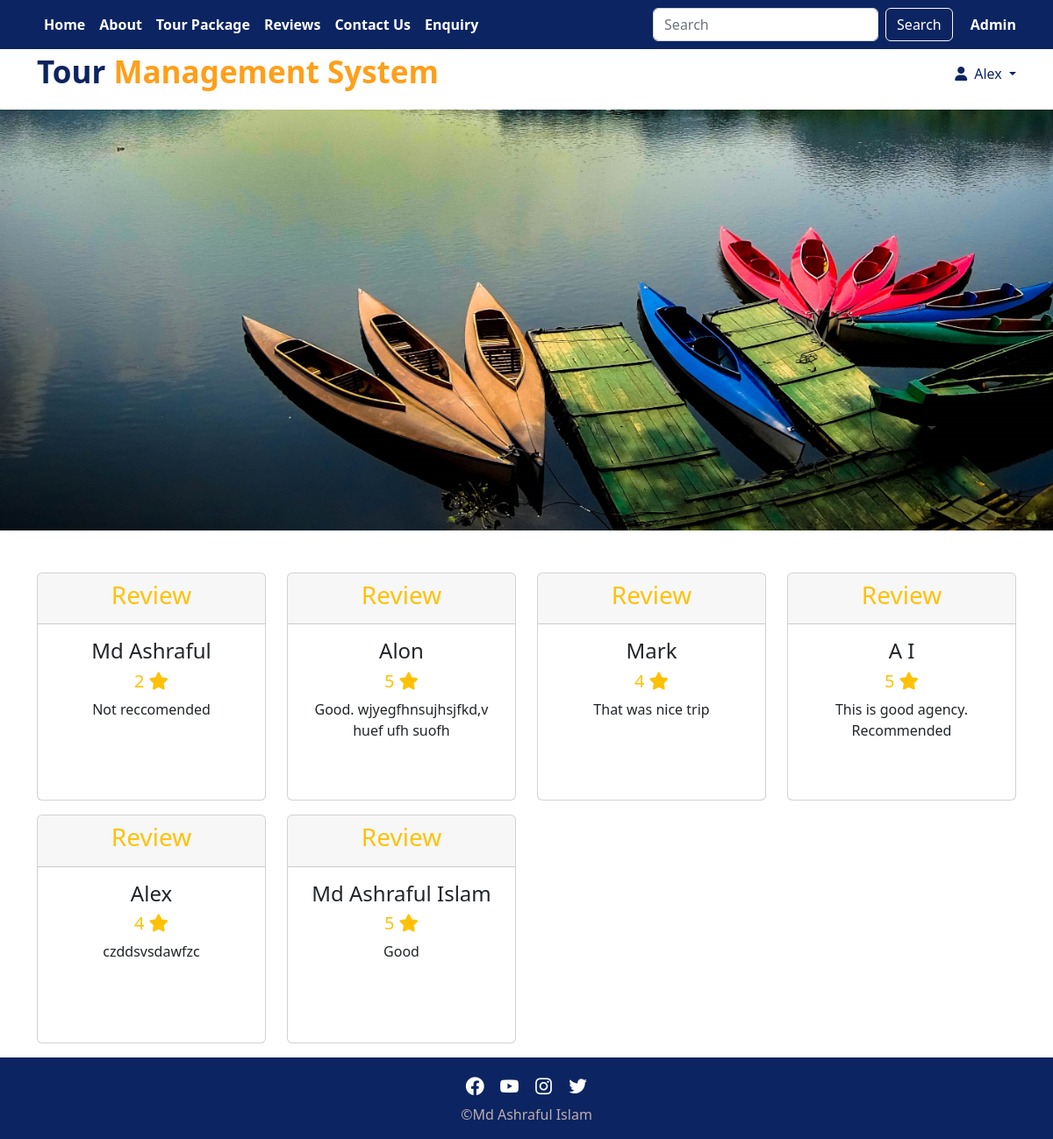
The app's page /review.php (signed in) with its own data.
### tables this page shows
CREATE TABLE `review` (
  `review_id` int(100) NOT NULL,
  `user_name` varchar(100) NOT NULL,
  `user_rating` int(100) NOT NULL,
  `user_review` varchar(500) NOT NULL
);

### review.php (the view, shortened to what this page needs)
<?php include("./header.php");?>
<!DOCTYPE html>
<html lang="en">
<head>
    <link rel="stylesheet" href="./css/bootstrap.min.css">
    <link rel="stylesheet" href="./css/boxicons.min.css">
    <link rel="stylesheet" href="./css/style.css">
    <link rel="stylesheet" href="./css/all.min.css">
</head>
<body>
    <div class="banner-package mb-5"></div>
<?php
       include_once("./db/connect-db.php");
       $sql="SELECT * FROM review ORDER BY review_id DESC";
       $rs = mysqli_Query($conn,$sql);
?>
<div class="container">
  <div class="row">
    <?php
    while($data = mysqli_fetch_array($rs)){
      $user_name = $data['user_name'];
      $user_rating=$data['user_rating'];
      $user_review=$data['user_review'];
      ?>
      <div class="col-md-3">
      <div class="card text-center mb-3">
  <div class="card-header text-warning">
    <h3>Review</h3>
  </div>
  <div class="card-body" style="height: 200px;">
    <h4 class="card-title"><?php echo $user_name?></h4>
    <h5 class="text-warning"><?php echo $user_rating?> <i class="fa-solid fa-star"></i></h5>
    <p class="card-text"><?php echo $user_review?> </p>
  </div>
</div>
      </div>
    <?php }?>
  </div>
</div>
    <?php include("./footer.php");?>
</body>
</html>

### css/style.css (style rules this page uses)
.banner-package { background-image: url(../image/Kaptai.jpg); background-size: cover; background-position: center; min-height:60vh; }

### records on screen
review: user_name "Md Ashraful", user_rating "2", user_review "Not reccomended"
review: user_name "Alon", user_rating "5", user_review "Good. wjyegfhnsujhsjfkd,v huef ufh suofh"
review: user_name "Mark", user_rating "4", user_review "That was nice trip"
review: user_name "A I", user_rating "5", user_review "This is good agency. Recommended"
review: user_name "Alex", user_rating "4", user_review "czddsvsdawfzc"
review: user_name "Md Ashraful Islam", user_rating "5", user_review "Good"

### other values on screen
$_SESSION['first_name'] "Alex"
